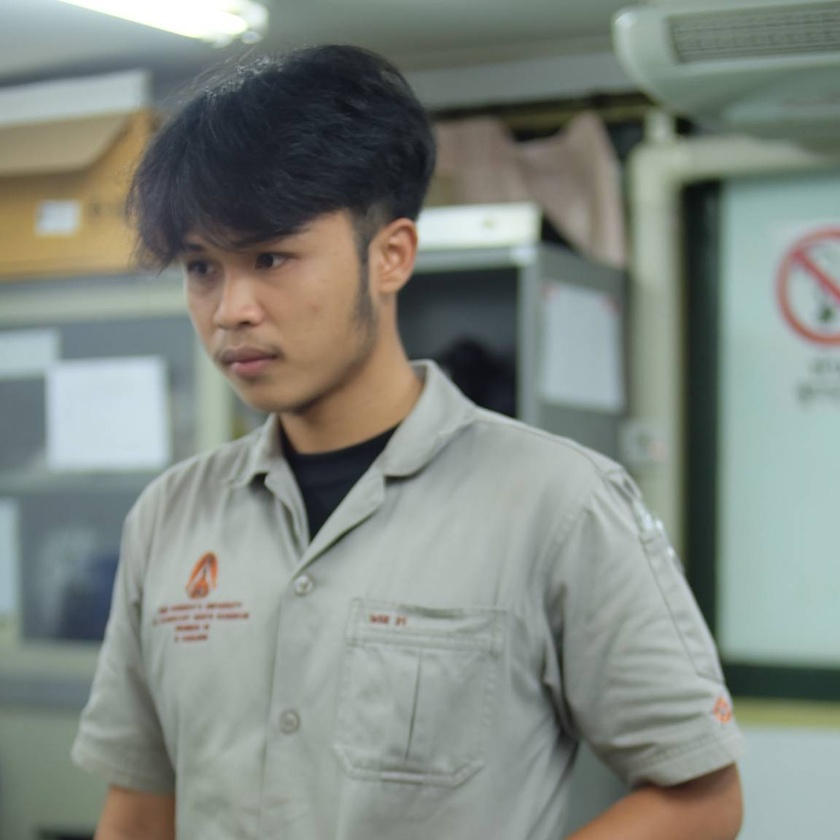
#> input picture Ping1.jpg, 840 x 840 px, shrunk from 1152 x 1152 before the run, found by its file name
$ python Eages_detec.py   (older library calls are emulated)
#> lines starting #> are read from the running program, lines starting #| are printed output that depends on the picture
import cv2
import numpy as np
import matplotlib.pyplot as plt


image = cv2.imread('test_room\Ping1.jpg')
#> image is the input picture: shape (840, 840, 3); mean B, G, R 129.2, 136.2, 129.3
image = cv2.cvtColor(image, cv2.COLOR_BGR2RGB)
hgt, wdt, _ = image.shape
#> hgt = 840; wdt = 840
# Sobel Edges
x_sobel = cv2.Sobel(image, cv2.CV_64F, 0, 1, ksize=5)
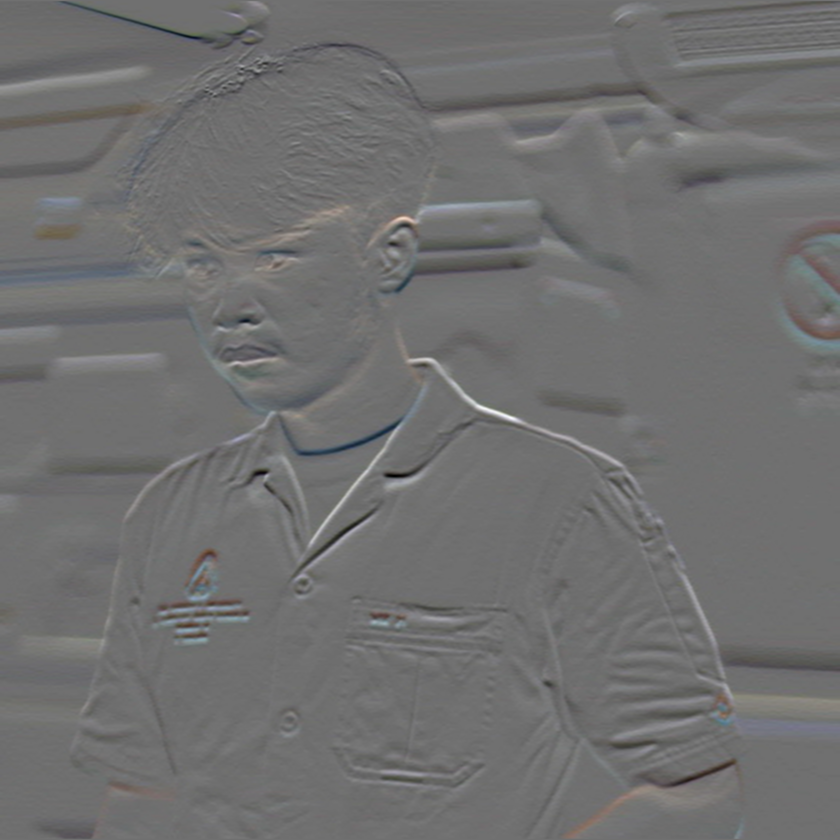
#> x_sobel: shape (840, 840, 3) float64; mean R, G, B -3.6, -6.4, -7.1; drawn with min black and max white
y_sobel = cv2.Sobel(image, cv2.CV_64F, 1, 0, ksize=5)
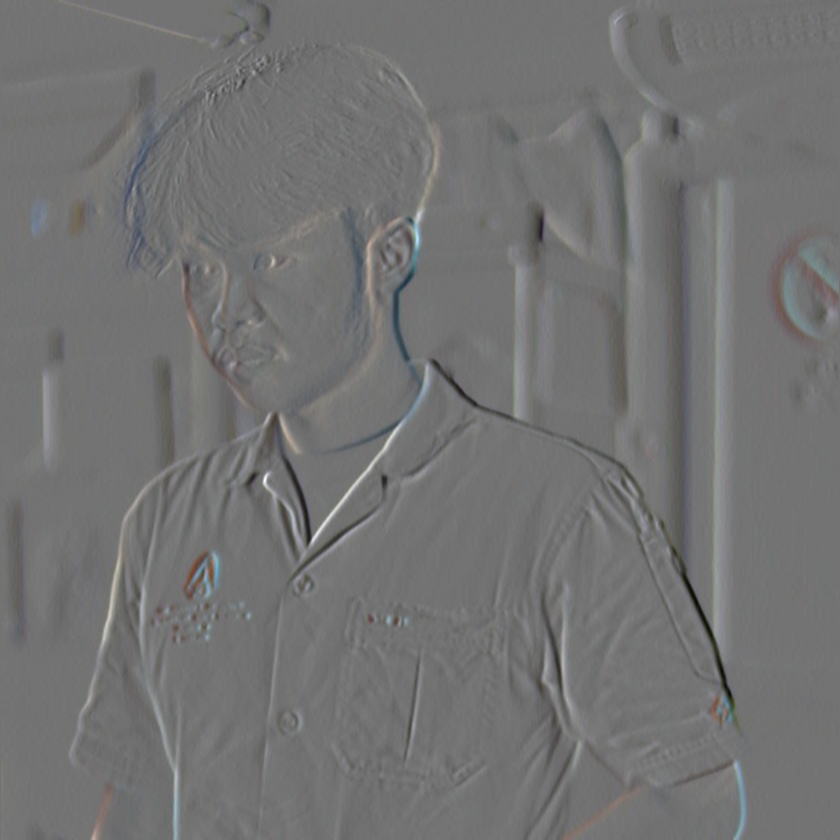
#> y_sobel: shape (840, 840, 3) float64; mean R, G, B 2.2, 3.4, 3.7; drawn with min black and max white
plt.figure(figsize=(20, 20))
plt.subplot(3, 2, 1)
plt.title("Original")
plt.imshow(image)
plt.subplot(3, 2, 2)
plt.title("Sobel X")
plt.imshow(x_sobel)
plt.subplot(3, 2, 3)
plt.title("Sobel Y")
plt.imshow(y_sobel)
sobel_or = cv2.bitwise_or(x_sobel, y_sobel)
#> sobel_or: shape (840, 840, 3) float64; 2.14% of the values are NaN or infinite; the others: min -131040, max 131040, mean -2961.9
plt.subplot(3, 2, 4)
plt.imshow(sobel_or)
laplacian = cv2.Laplacian(image, cv2.CV_64F)
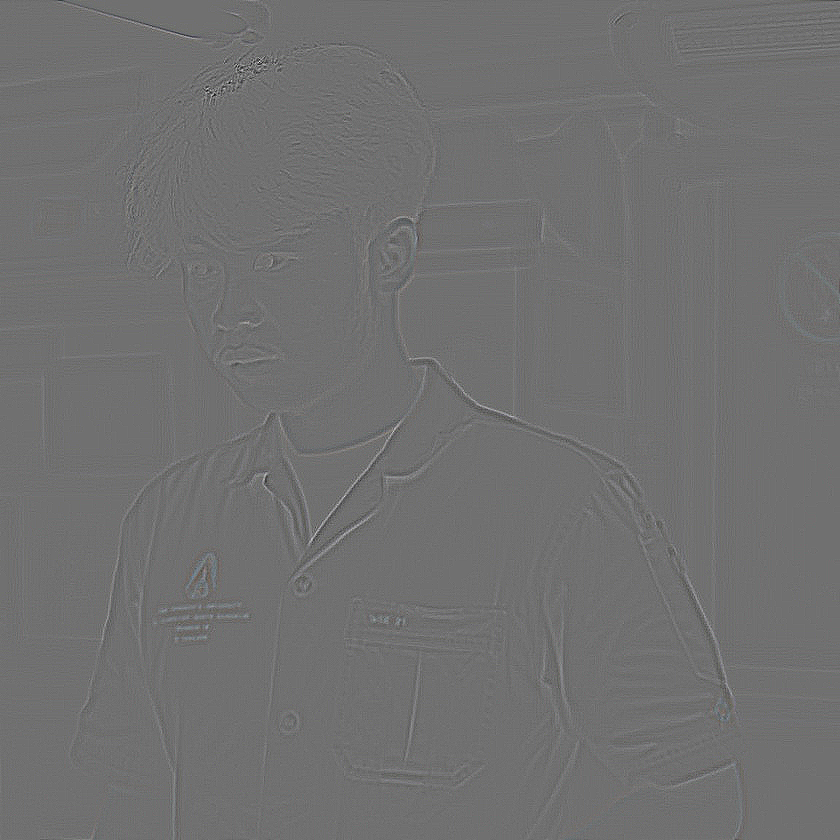
#> laplacian: shape (840, 840, 3) float64; mean R, G, B 0, 0, 0; drawn with min black and max white
plt.subplot(3, 2, 5)
plt.title("Laplacian")
plt.imshow(laplacian)
# There are two values: threshold1 and threshold2.
# Those gradients that are greater than threshold2 => considered as an edge
# Those gradients that are below threshold1 => considered not to be an edge.
# Those gradients Values that are in between threshold1 and threshold2 => either classiﬁed as edges or non-edges
# The first threshold gradient
canny = cv2.Canny(image, 50, 120)
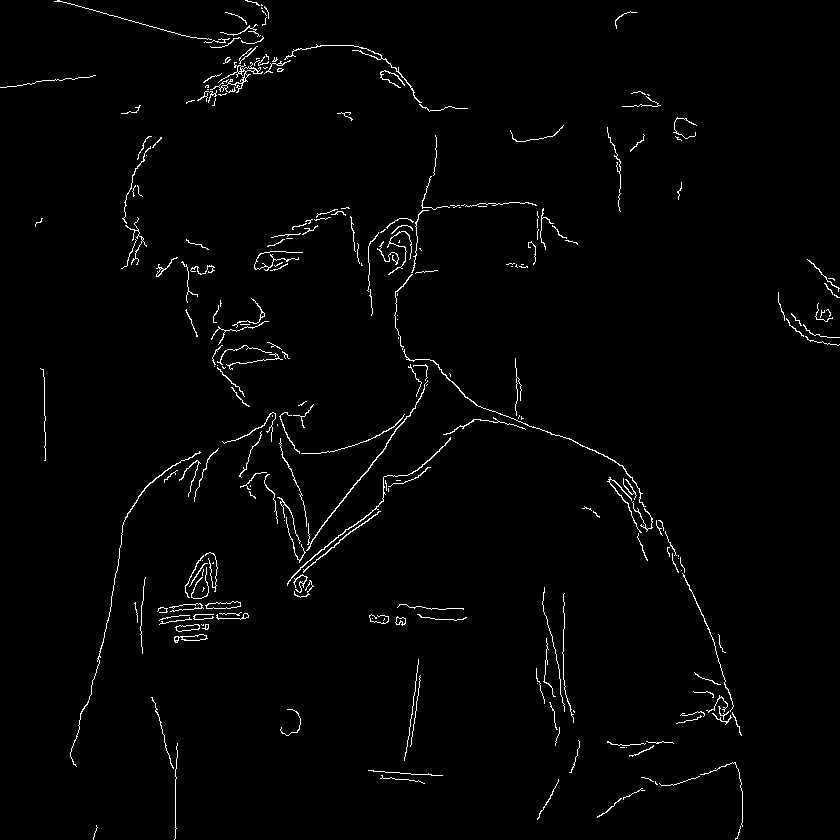
#> canny: shape (840, 840); 1.6% white in thin lines or dots
plt.subplot(3, 2, 6)
plt.imshow(canny)
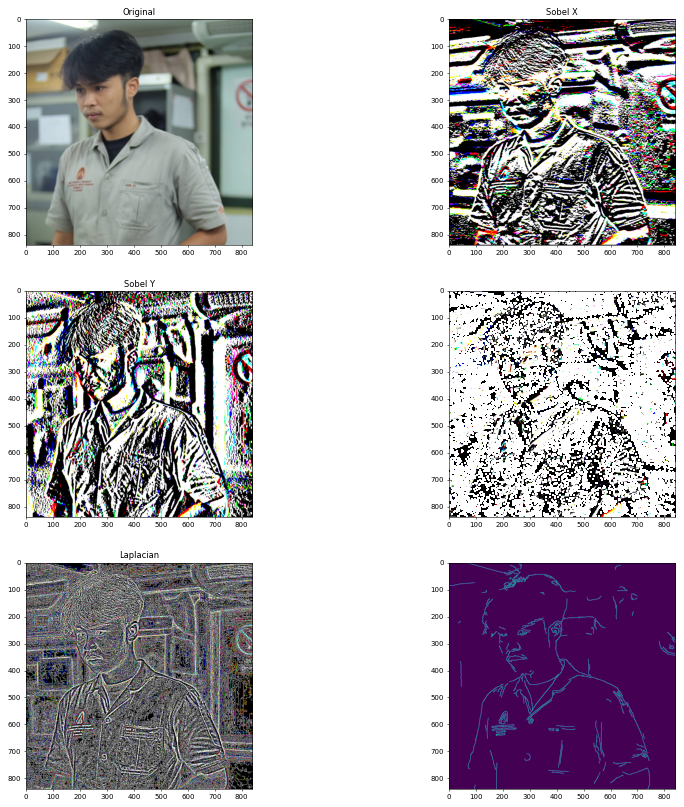
#> figure drawn by matplotlib, 6 panels

$ run again, with 75381.jpg copied over Ping1.jpg
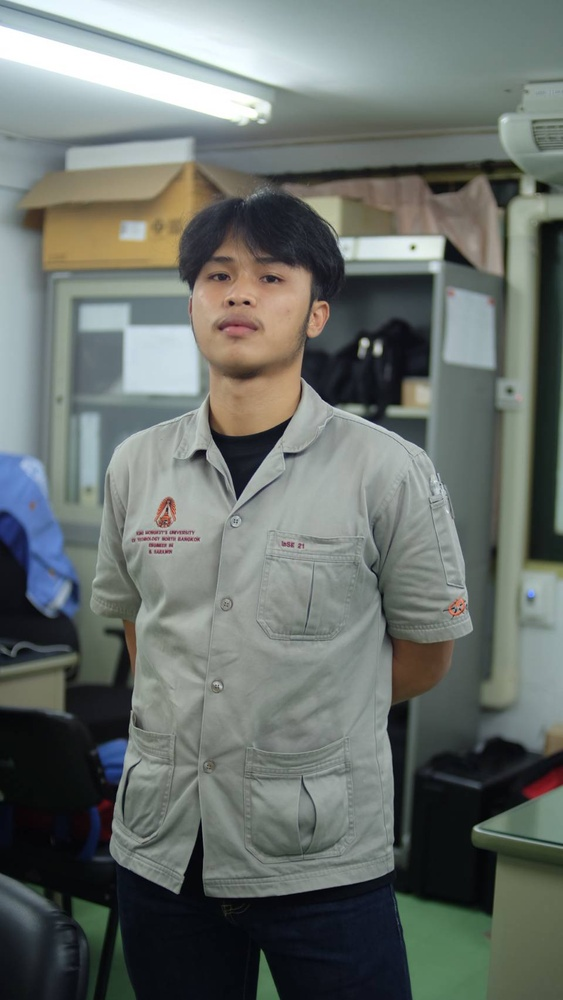
#> input picture 75381.jpg, 563 x 1000 px, shrunk from 960 x 1706 before the run, found by its file name
#> image is the input picture: shape (1000, 563, 3); mean B, G, R 108.3, 112.5, 105.9
#> `y_sobel = cv2.Sobel(image, cv2.CV_64F, 1, 0, ksize=5)`:
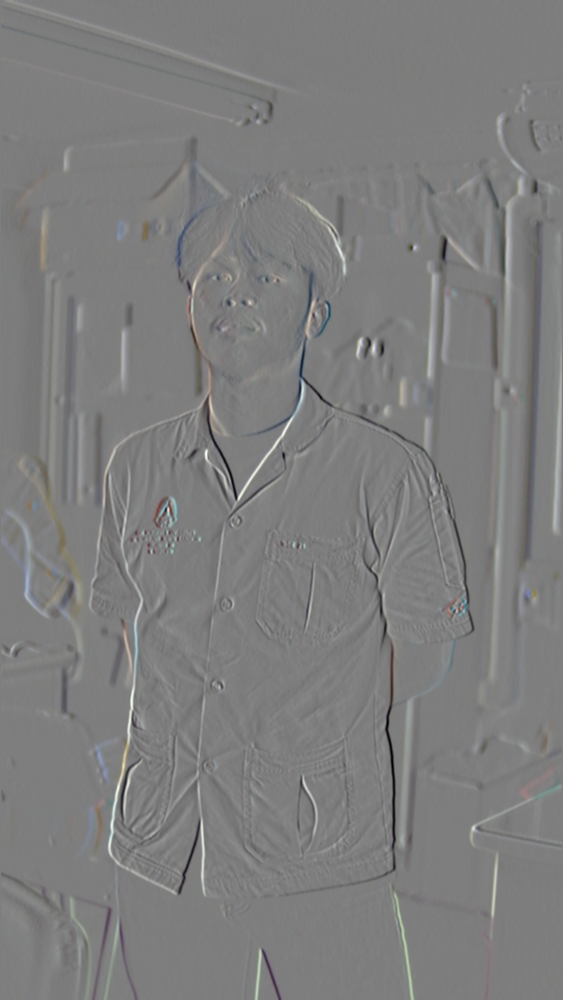
#> y_sobel: shape (1000, 563, 3) float64; mean R, G, B 1.5, 2.1, -2; drawn with min black and max white
#> sobel_or: shape (1000, 563, 3) float64; 1.92% of the values are NaN or infinite; the others: min -131056, max 131056, mean -5446.9
#> `canny = cv2.Canny(image, 50, 120)`:
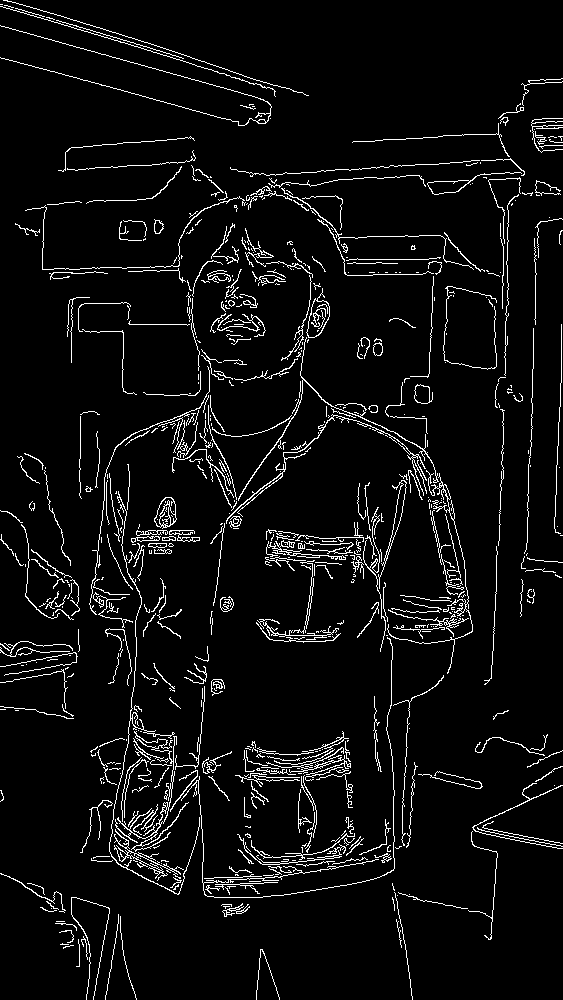
#> canny: shape (1000, 563); 5.4% white in thin lines or dots
